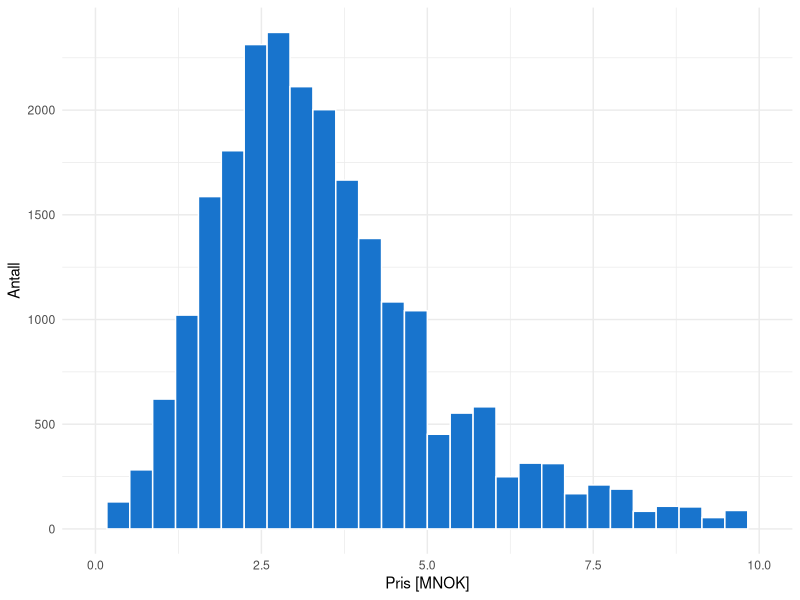

The R source for this figure: (Note: this script raises an error after producing the figure.)
# Load libraries
library(tidyverse)
library(readxl)
library(writexl)
library(skimr)

# Read files
houses_raw <- read_excel("input/houses.xlsx")
geo_raw <- read_excel("input/geo.xlsx")

# Select column
geo <- geo_raw %>% 
  select(id, kommune_no, kommune_name, fylke_no, fylke_name)

# Merge tables
houses <- houses_raw %>% 
  left_join(geo, by="id")

# Overview of table
skim(houses)

# Operation
houses_output <- houses %>% 
  mutate(debt             = ifelse(is.na(debt), 0, debt),
         expense          = ifelse(is.na(expense), 0, expense),
         tot_price        = price + debt,
         tot_price_pr_sqm = tot_price / sqm) %>% 
  drop_na()

# Plot
houses_output %>% 
  ggplot(aes(x = tot_price/1000000)) +
  geom_histogram(fill = "dodgerblue3", color = "white") +
  labs(x = "Pris [MNOK]",
       y = "Antall") +
  xlim(0, 10) +
  theme_minimal()

#  Write to file
write_xlsx(houses_output, "temp/houses.xlsx")

#Merk: shift-ctrl-m %>% 